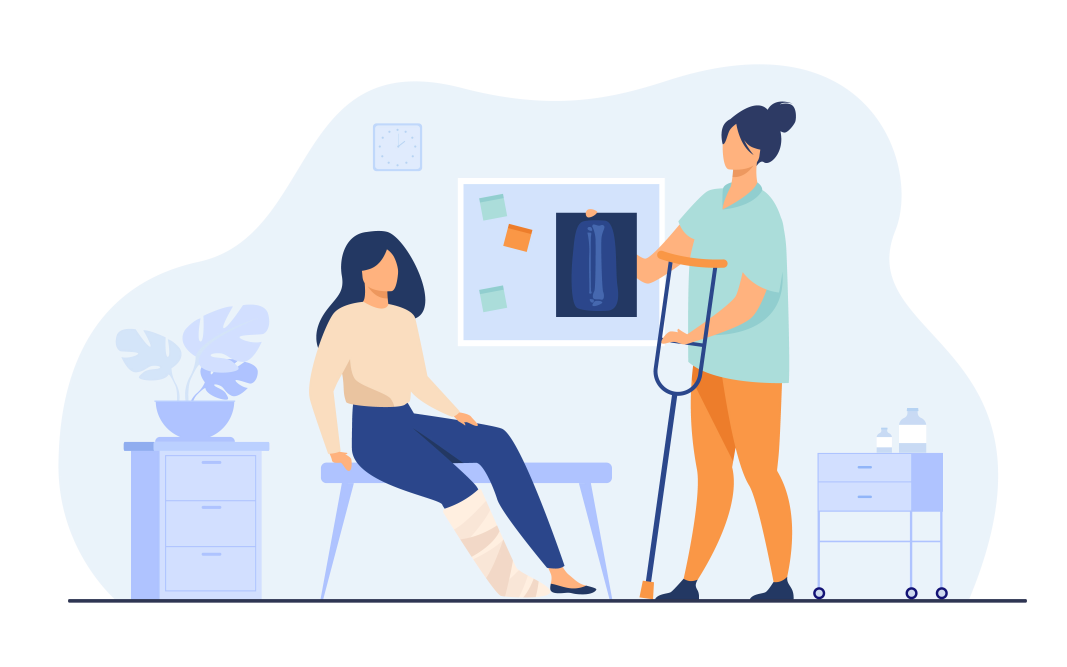
#> input picture frontend/assets/images/personal-safety.jpg, 3200 x 2000 px (shown at 1/3 size)
$ python -i image_processing.py   (imports and definitions only)
#> lines starting #> are read from the running program, lines starting #| are printed output that depends on the picture
from io import BytesIO
from django.core.files.uploadedfile import InMemoryUploadedFile

try:
    from PIL import Image, ImageOps
except Exception:  # Pillow should be installed per requirements
    Image = None
    ImageOps = None


def autocrop_resize_banner(uploaded_file, target_width=1200, target_height=675, format_preference='JPEG', quality=85, crop_focus='center'):
    """
    Auto-crop to 16:9 centered and resize to target dimensions for campaign banners.
    Returns a new InMemoryUploadedFile suitable for assigning to ImageField.
    """
#> called with target_width = 1200, target_height = 675, format_preference = 'JPEG', quality = 85, crop_focus = 'center'
    if Image is None:
        raise RuntimeError('Pillow is required for image processing')

    # Open and normalize orientation
    im = Image.open(uploaded_file)
#> im is the input picture: PIL image 3200x2000 RGB; mean R, G, B 229.4, 232.7, 238.4
    im = ImageOps.exif_transpose(im)

    tw, th = int(target_width), int(target_height)
    target_ratio = tw / th
    w, h = im.size
#> w = 3200; h = 2000
    current_ratio = w / h if h else target_ratio
#> current_ratio = 1.6

    # Crop to target aspect ratio using focus
    if abs(current_ratio - target_ratio) > 0.01:
        if current_ratio > target_ratio:
            # too wide, crop width
            new_w = int(h * target_ratio)
            if crop_focus == 'left':
                left = 0
            elif crop_focus == 'right':
                left = max(w - new_w, 0)
            else:  # center
                left = max((w - new_w) // 2, 0)
            im = im.crop((left, 0, left + new_w, h))
        else:
            # too tall, crop height
            new_h = int(w / target_ratio)
#> new_h = 1800
            if crop_focus == 'top':
                top = 0
            elif crop_focus == 'bottom':
                top = max(h - new_h, 0)
            else:  # center
                top = max((h - new_h) // 2, 0)
#> top = 100
            im = im.crop((0, top, w, top + new_h))
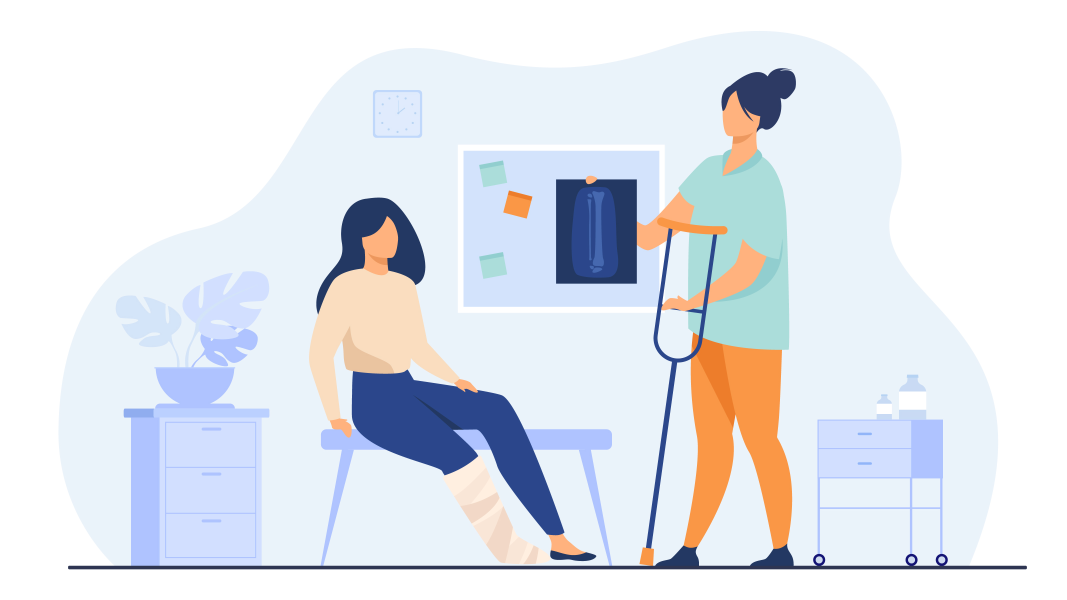
#> im: PIL image 3200x1800 RGB (shown at 1/3 size); mean R, G, B 226.5, 230.2, 236.6

    # Resize using high-quality filter
    if im.size != (tw, th):
        im = im.resize((tw, th), Image.Resampling.LANCZOS if hasattr(Image, 'Resampling') else Image.LANCZOS)
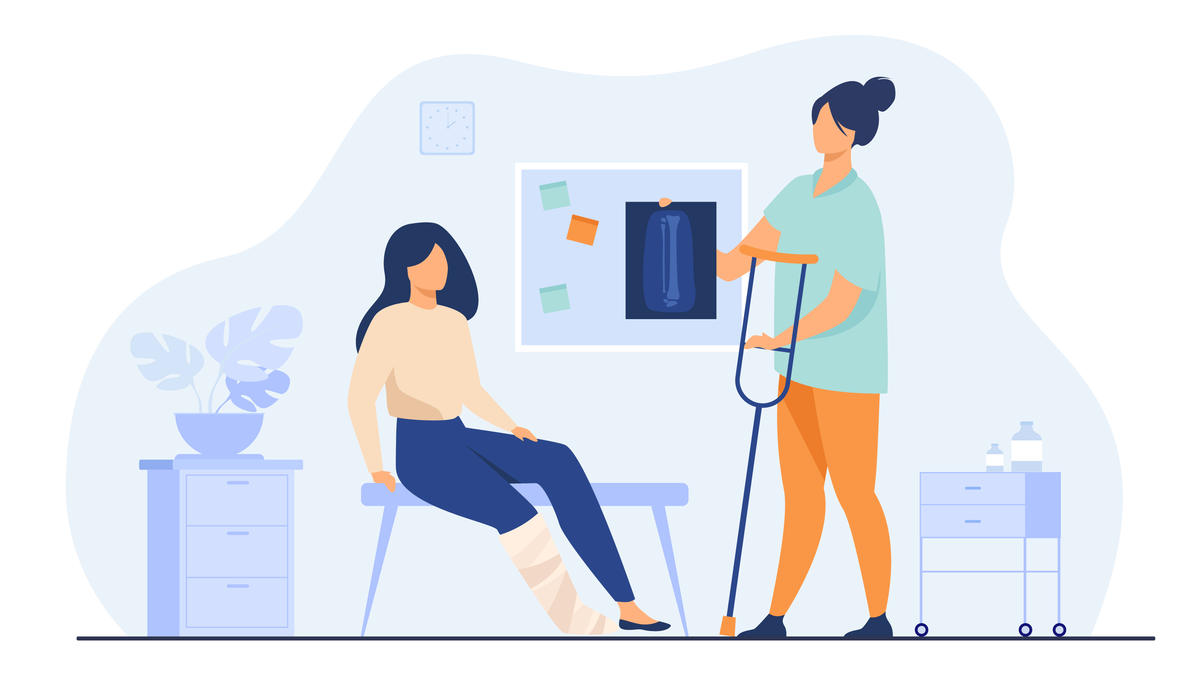
#> im: PIL image 1200x675 RGB; mean R, G, B 226.5, 230.2, 236.6

    # Convert for JPEG if needed
    save_format = format_preference.upper() if format_preference else 'JPEG'
    if save_format == 'JPEG' and im.mode in ('RGBA', 'LA'):
        im = im.convert('RGB')

    buf = BytesIO()
    save_kwargs = {}
    if save_format == 'JPEG':
        save_kwargs.update(dict(quality=85 if quality is None else quality, optimize=True, progressive=True))
    im.save(buf, format=save_format, **save_kwargs)
    buf.seek(0)

    # Build a new uploaded file object
    import os
    base_name = getattr(uploaded_file, 'name', 'banner')
    name_wo_ext = os.path.splitext(base_name)[0]
    ext = '.jpg' if save_format == 'JPEG' else ('.png' if save_format == 'PNG' else f'.{save_format.lower()}')
    new_name = f"{name_wo_ext}_banner{ext}"

    content_type = 'image/jpeg' if save_format == 'JPEG' else (f'image/{save_format.lower()}')
#> (the run stopped early here; a loop or call above may not have finished)

$ run again, on frontend/assets/images/travel-insurance.jpg
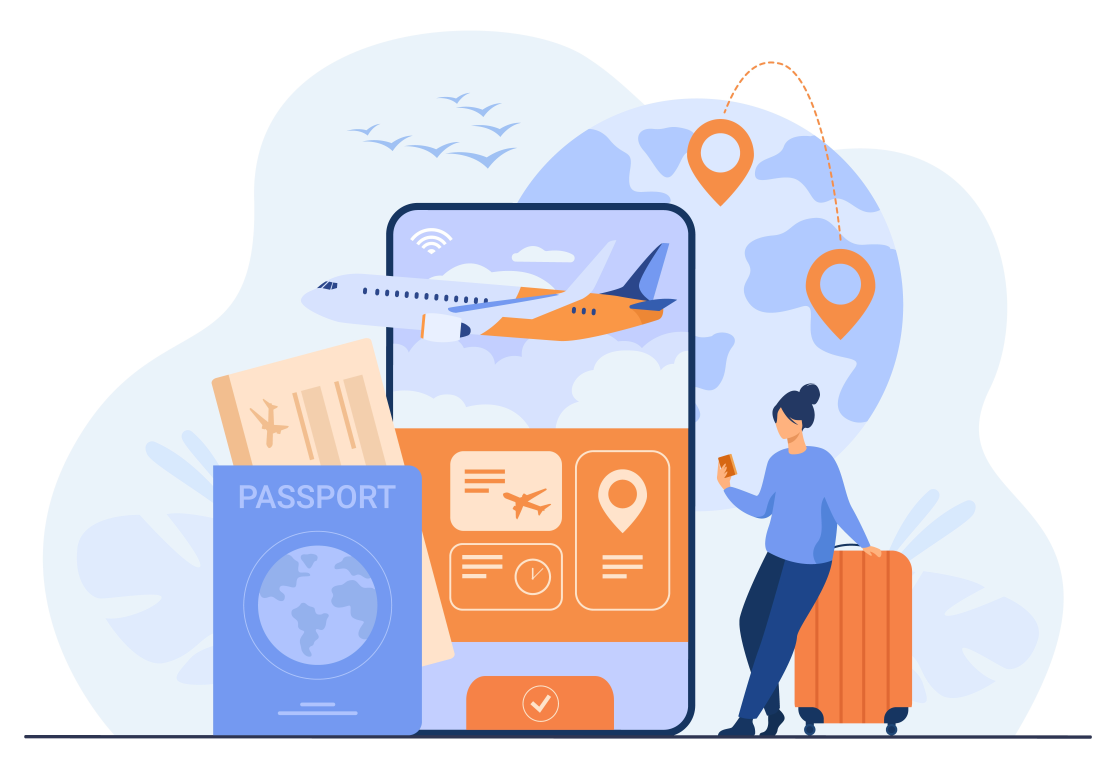
#> input picture frontend/assets/images/travel-insurance.jpg, 6621 x 4600 px (shown at 1/6 size)
#> in autocrop_resize_banner, im is the input picture: PIL image 6621x4600 RGB; mean R, G, B 223, 219.9, 228.3
#> in autocrop_resize_banner, `im = im.crop((0, top, w, top + new_h))`:
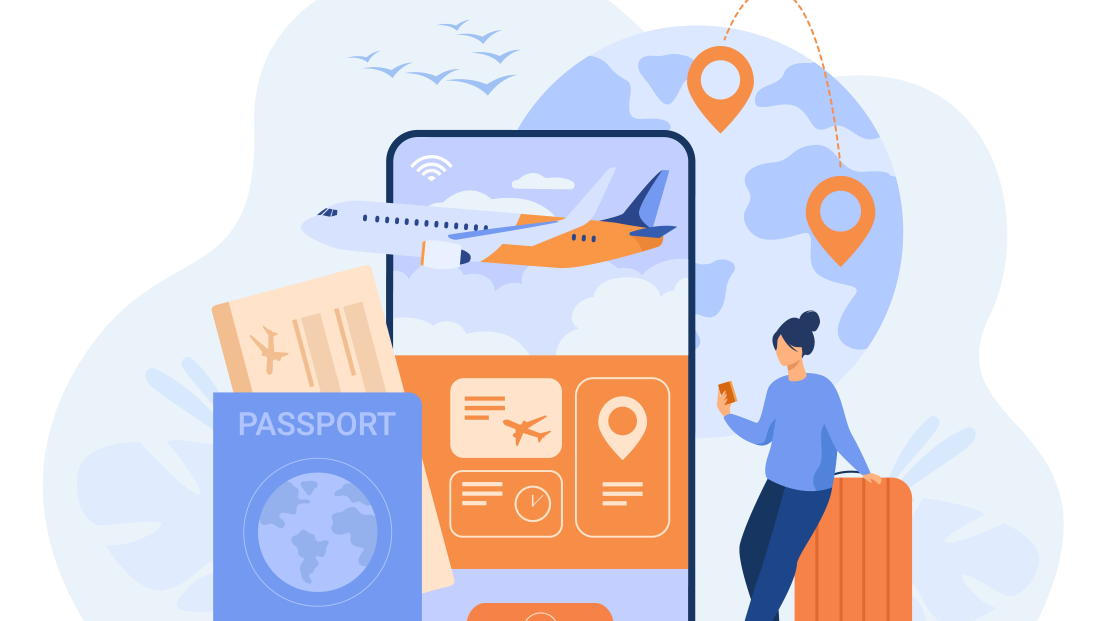
#> im: PIL image 6621x3724 RGB (shown at 1/6 size); mean R, G, B 220.9, 217.3, 226.4
#> in autocrop_resize_banner, `im = im.resize((tw, th), Image.Resampling.LANCZOS if hasattr(Image, 'R..`:
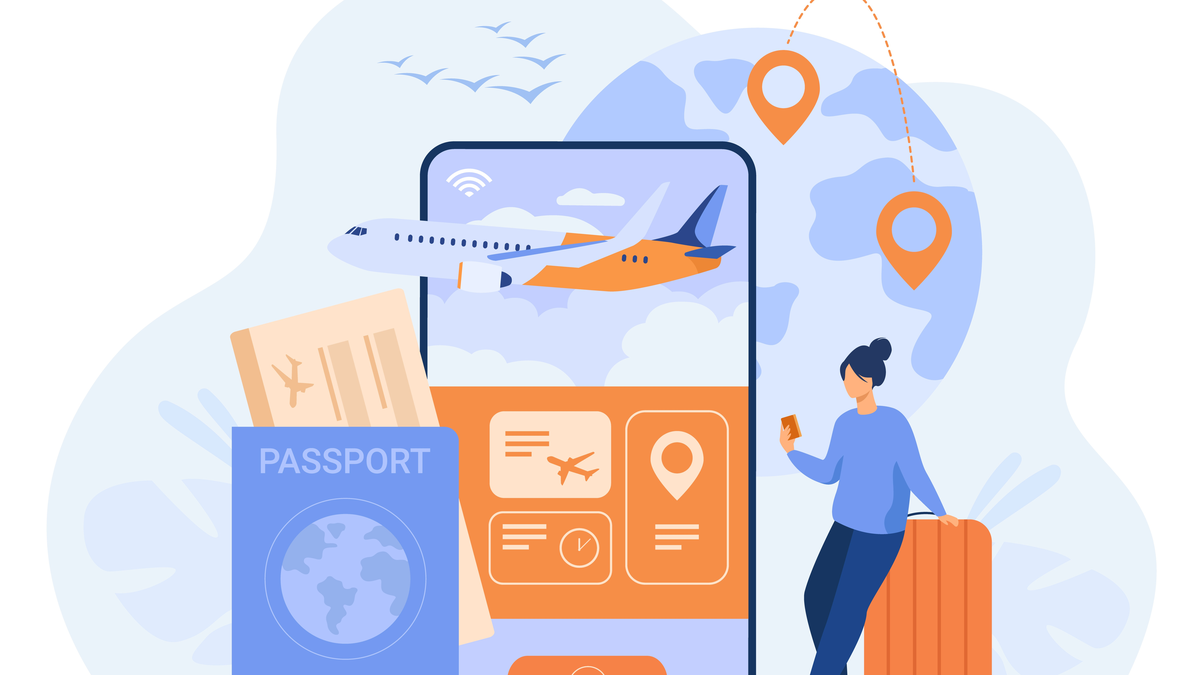
#> im: PIL image 1200x675 RGB; mean R, G, B 220.8, 217.3, 226.3

$ run again, on frontend/assets/images/accident.png
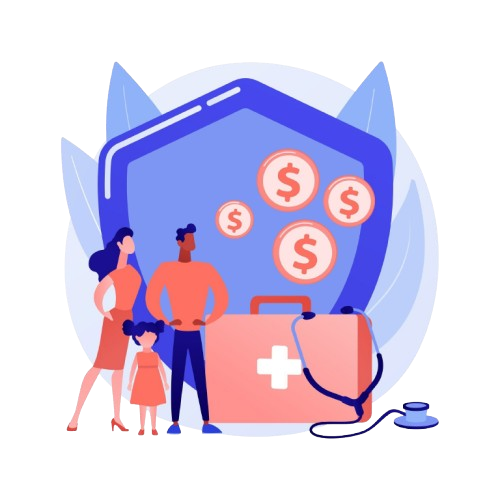
#> input picture frontend/assets/images/accident.png, 500 x 500 px
#> in autocrop_resize_banner, im is the input picture: PIL image 500x500 RGBA; mean R, G, B, A 84, 73.7, 99.6, 120.8
#> in autocrop_resize_banner, `im = im.crop((0, top, w, top + new_h))`:
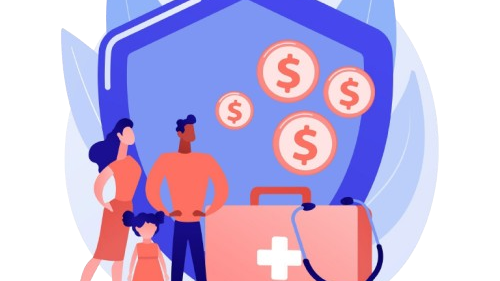
#> im: PIL image 500x281 RGBA; mean R, G, B, A 119.2, 104.6, 144.5, 176.1; transparent parts drawn white
#> in autocrop_resize_banner, `im = im.convert('RGB')`:
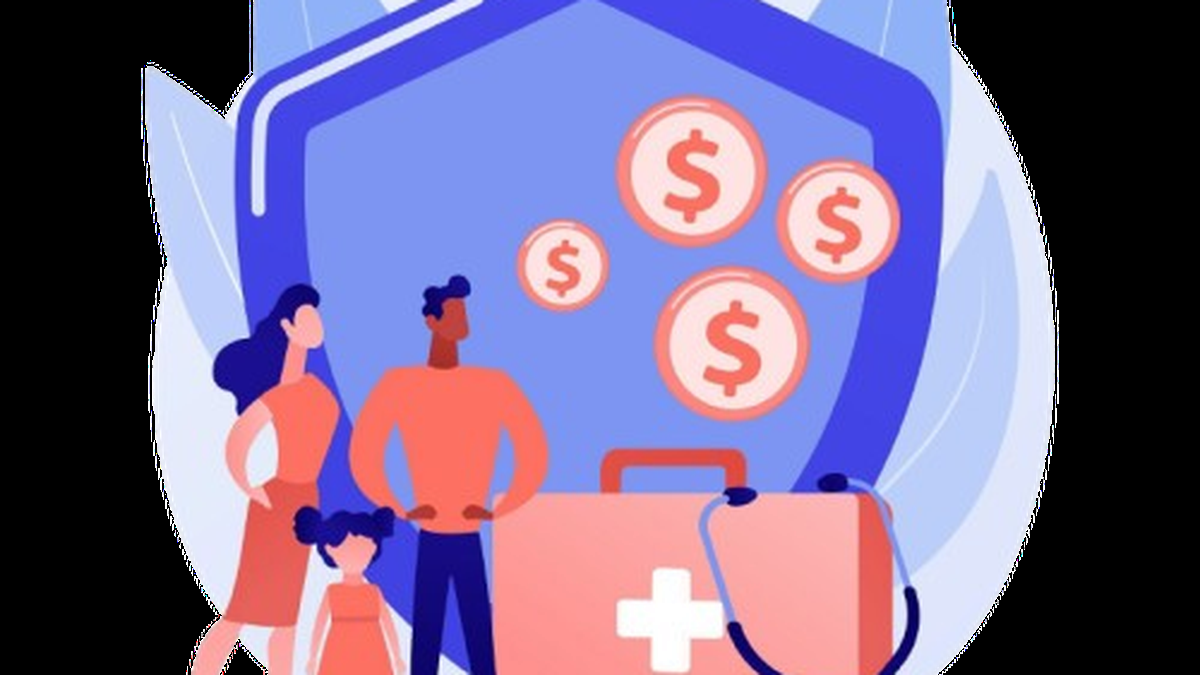
#> im: PIL image 1200x675 RGB; mean R, G, B 120, 105.2, 145.1

$ run again, on frontend/assets/images/funeral.png
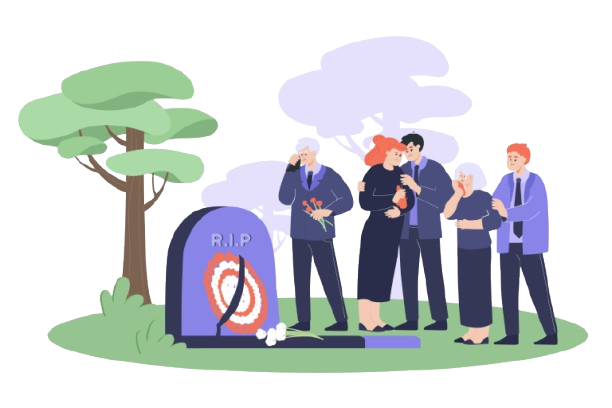
#> input picture frontend/assets/images/funeral.png, 612 x 408 px
#> in autocrop_resize_banner, im is the input picture: PIL image 612x408 RGBA; mean R, G, B, A 66.7, 70.9, 73.5, 112.2
#> in autocrop_resize_banner, `im = im.crop((0, top, w, top + new_h))`:
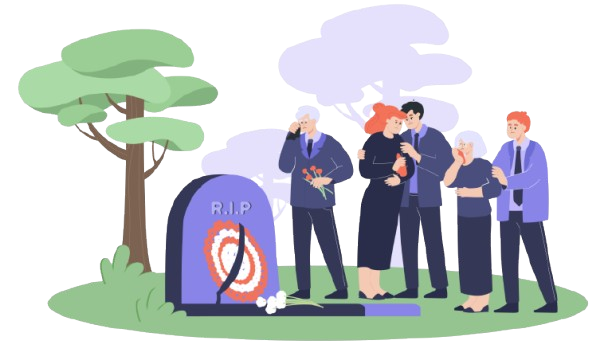
#> im: PIL image 612x344 RGBA; mean R, G, B, A 79.2, 84.1, 87.2, 133.1; transparent parts drawn white
#> in autocrop_resize_banner, `im = im.convert('RGB')`:
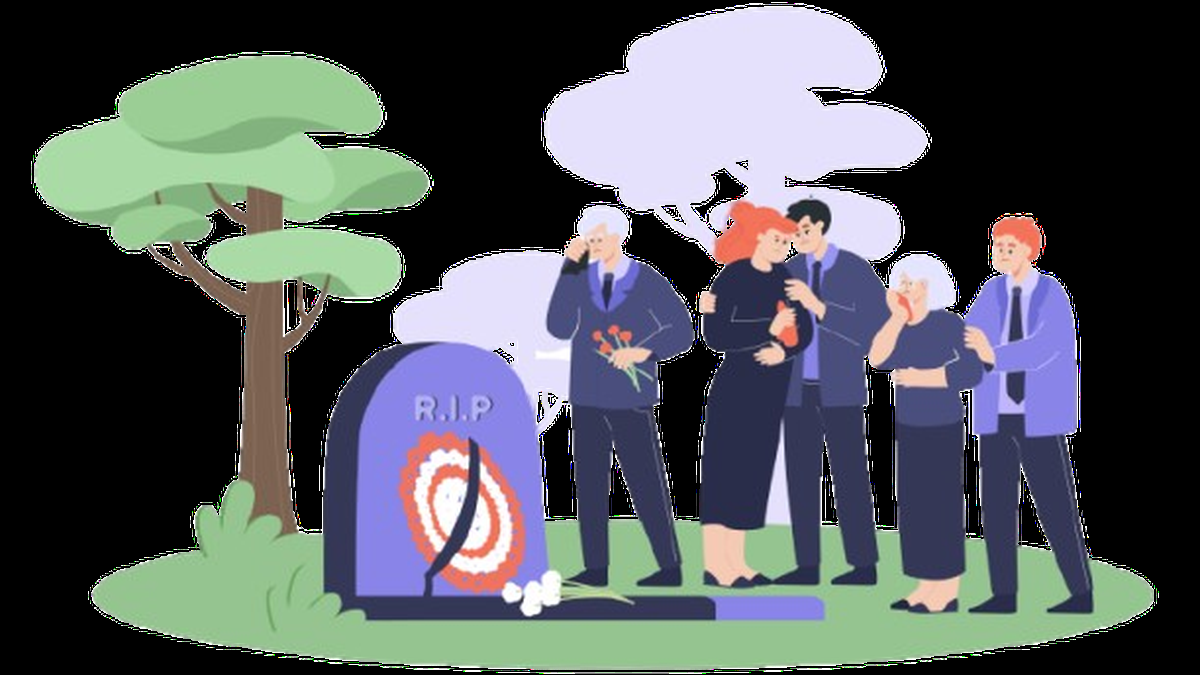
#> im: PIL image 1200x675 RGB; mean R, G, B 82, 87.1, 90.1
